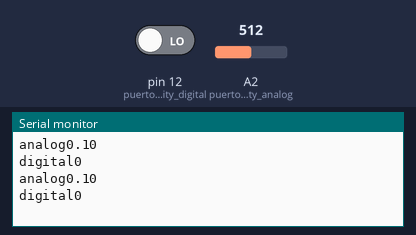
Simulated run of this sketch. Board: Arduino Uno, built with avr-gcc and run on an emulated ATmega328P. Shown: the last lines printed to the serial monitor. The test bench sets the inputs (shaded band); at power-on: A2 (puerto_lectura_air_quality_analog) = 512, pin 12 (puerto_lectura_air_quality_digital) LOW.

Above: at 1.2 s.
1.3 s: A2 (puerto_lectura_air_quality_analog) set to 716
At 2.6 s:
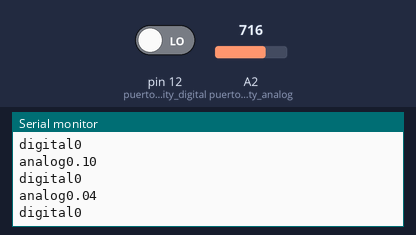
2.8 s: pin 12 (puerto_lectura_air_quality_digital) driven HIGH
At 3.9 s:
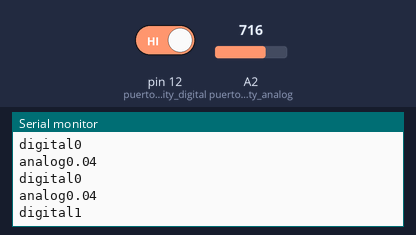
4.3 s: A2 (puerto_lectura_air_quality_analog) set to 900
At 5.7 s:
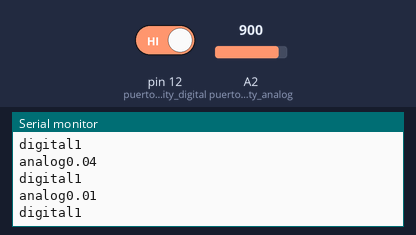
Timing chart, 0 to 7.3 s (numbered marks = the images above; inputs shaded):
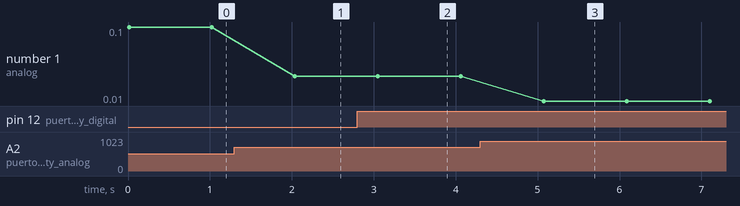

The sketch:

airQ.ino
```cpp
#define puerto_lectura_air_quality_analog A2
#define puerto_lectura_air_quality_digital 12

float sensorValue;
float RS_air;
float R0;

void setup() {
  Serial.begin(9600);
  pinMode(puerto_lectura_air_quality_analog,INPUT);
  pinMode(puerto_lectura_air_quality_digital,INPUT);
}


void loop() {
  for(int x=0;x<100;x++){
    sensorValue=sensorValue+analogRead(puerto_lectura_air_quality_analog);

  }
  sensorValue=sensorValue/100.0;
  float sensor_volt = (sensorValue/1024)*5.0;
  RS_air = (5.0-sensor_volt)/sensor_volt; // Depend on RL on yor module
  R0 = RS_air/9.9; // According to MQ9 datasheet table


  Serial.print("analog");
  Serial.println(R0);
  Serial.print("digital");
  Serial.println(digitalRead(puerto_lectura_air_quality_digital));
  delay(1000);
}
```

Measured:
- after the input at 1.3 s, the serial monitor: prints a new line after 0.74 s (image 1)
- after the input at 2.8 s, the serial monitor: prints a new line after 0.26 s (image 2)
- after the input at 4.3 s, the serial monitor: prints a new line after 0.78 s (image 3)
- plotted number 1: 0.1 → 0.04 after the input at 1.3 s, 0.04 → 0.01 after the input at 4.3 s
